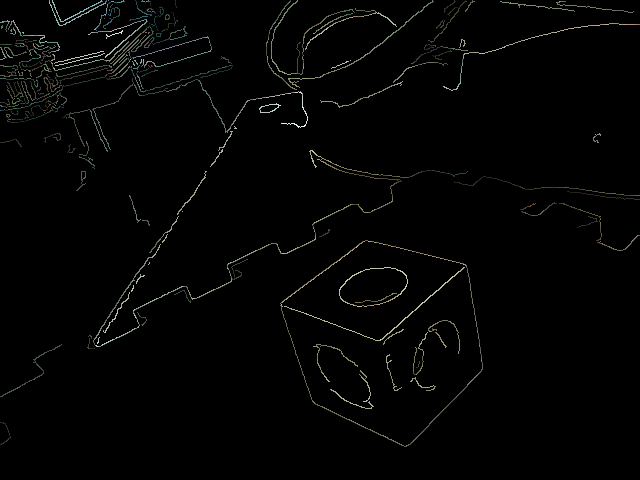
//> input picture vision/CubeA2_40.png, 640 x 480 px, given in place of the camera
$ ./shapeRT   (built with g++ and OpenCV 4)
//> lines starting //> are read from the running program, lines starting //| are printed output that depends on the picture; after the words box and inside, x2 and y2 are one past the last pixel; in counts of white or black regions, pixels touching at a corner belong together
/**
 * @function findContours_Demo.cpp
 * @brief Demo code to find contours in an image
 * @author OpenCV team
 */

#include "opencv2/highgui/highgui.hpp"
#include "opencv2/imgproc/imgproc.hpp"
#include <iostream>
#include <stdio.h>
#include <stdlib.h>
#include <math.h>

using namespace cv;
using namespace std;

int thresh = 175;
int max_thresh = 255;
RNG rng(12345);
const char* source_window = "Source";
/// Function header
void thresh_callback(int, void* );

/**
 * @function main
 */
int main( int, char** argv )
{
  /// Load source image and convert it to gray

  /// Convert image to gray and blur it

  /// Create Window

  createTrackbar( " Canny thresh:", "Source", &thresh, max_thresh, thresh_callback );
  thresh_callback( 0, 0 );

  waitKey(0);
  return(0);
}

/**
 * @function thresh_callback
 */
void thresh_callback(int, void* )
{
   char escapeKey;
VideoCapture cap(0);
  if(!cap.isOpened()) return;
  do{
//  src = imread( argv[1], 1 );
  Mat src, src_gray;
  cap >> src;
//> src is the input picture: 480 rows x 640 cols, CV_8UC3; mean B, G, R 3.2, 3.7, 3.4
  namedWindow( source_window, WINDOW_AUTOSIZE );
  imshow( source_window, src );

  cvtColor( src, src_gray, COLOR_BGR2GRAY );
  blur( src_gray, src_gray, Size(3,3) );
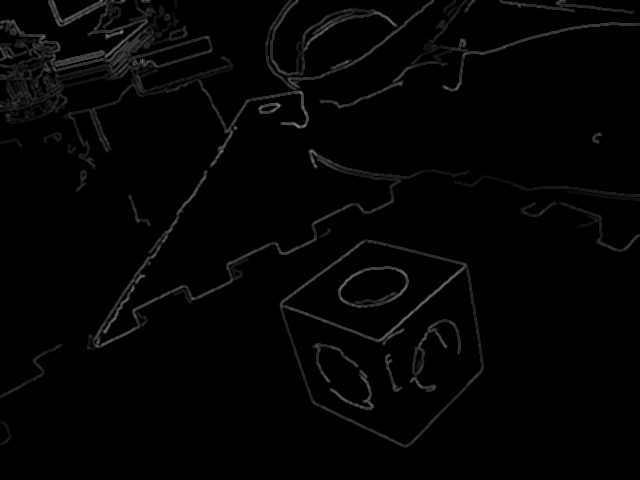
//> src_gray: 480 rows x 640 cols, CV_8UC1; min 0, max 132, mean 3.6
  Mat canny_output;
  vector<vector<Point> > contours;
  vector<Vec4i> hierarchy;
  vector<vector<Point> > hexagons;
  vector<Point> approxit;

  /// Detect edges using canny
  Canny( src_gray, canny_output, thresh, thresh*2, 3 );
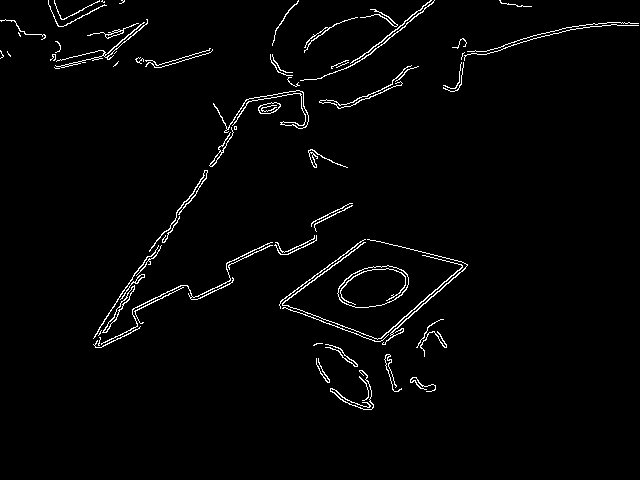
//> canny_output: 480 rows x 640 cols, CV_8UC1; 2.2% white in thin lines or dots, all inside (x1, y1, x2, y2) = (0, 0, 639, 410)
  /// Find contours
  findContours( canny_output, contours, hierarchy, CV_RETR_TREE, CV_CHAIN_APPROX_SIMPLE, Point(0, 0) );
//> contours = 91 contours, 58 with area under 20; largest, box (x1, y1, x2, y2) and area: (337, 265, 409, 308) 2214, (337, 265, 409, 308) 2176, (258, 102, 281, 114) 177, (102, 285, 135, 333) 169, (258, 102, 281, 114) 166

  /// Draw contours
  Mat drawing = Mat::zeros( canny_output.size(), CV_8UC3 );
  int cuenta = 0;
  for( size_t i = 0; i< contours.size(); i++ )
     {

       approxPolyDP(contours[i], approxit, sqrt(contourArea(contours[i]))*0.05, true);
//       printf("--------------------------------\nNumber of vectors in contour and aprox #%d: %d, %d \n---------------------------------",i,contours[i].size(),approxit.size());
       Scalar color = Scalar( rng.uniform(0, 255), rng.uniform(0,255), rng.uniform(0,255) );
       if(approxit.size() == 6) {hexagons.push_back(approxit);drawContours( drawing, hexagons, cuenta, color, 2),cuenta++;}
     }
//> this loop made 91 passes
//> approxit on passes 47, 60: 4 Points (x, y): [54, 67], [55, 68], [59, 68], [55, 68], 2 Points (x, y): [116, 51], [114, 53]
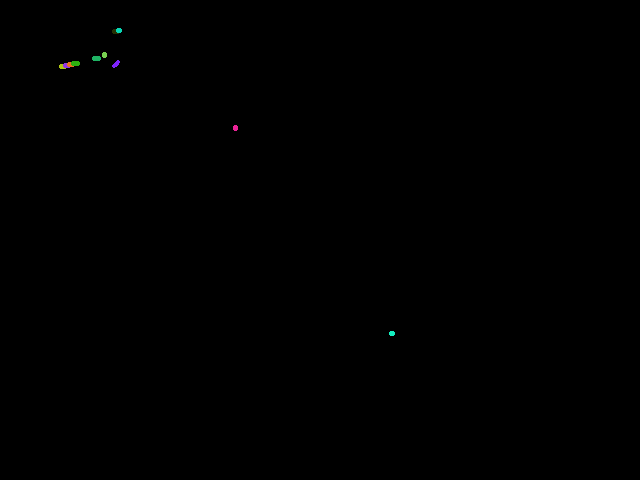
//> drawing: 480 rows x 640 cols, CV_8UC3; mean B, G, R 0.1, 0.1, 0.1
//> after the loop, approxit = contour of 105 points, box (x1, y1, x2, y2) (48, 0, 107, 27), area 22
  printf("Number of contours, hexagons: %d, %d\n\n\n", contours.size(),cuenta);
//| Number of contours, hexagons: 91, 11

  /// Show in a window
  namedWindow( "Contours", WINDOW_AUTOSIZE );
  imshow( "Contours", drawing );
   escapeKey=cvWaitKey(10);
//> the 'q' key is pressed
  }while(escapeKey != 'q');
cap.release();
}
